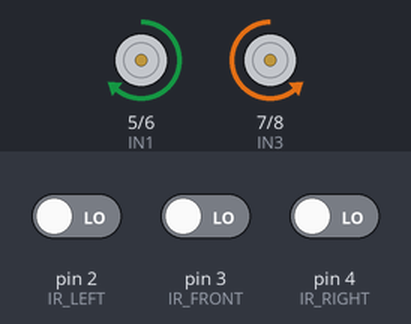
The sketch below on a simulated Arduino Uno, built with avr-gcc and run on an emulated ATmega328P. Parts: motor-driver pin pairs drawn as motors (green arrow = first pin HIGH = forward, orange = second pin HIGH = backward, longer = more drive, scaled by the enable pin). The test bench sets the inputs (shaded band); at power-on: pin 3 (IR_FRONT) LOW, pin 4 (IR_RIGHT) LOW, pin 2 (IR_LEFT) LOW.

Above: at 6.2 s.
6.3 s: pin 3 (IR_FRONT) driven HIGH
At 7.4 s:
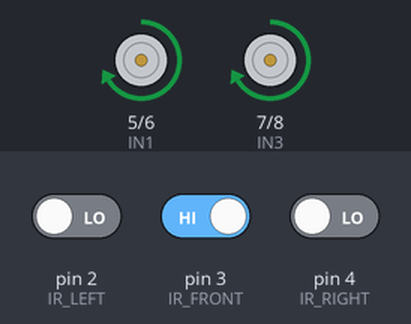
8.0 s: pin 3 (IR_FRONT) driven LOW
At 8.4 s:
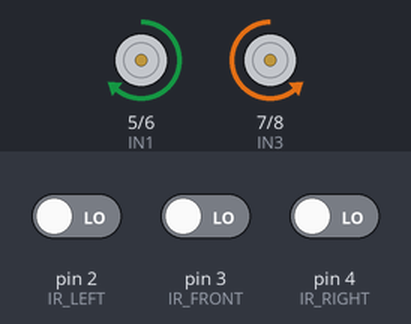
11.0 s: pin 4 (IR_RIGHT) driven HIGH
At 11.15 s:
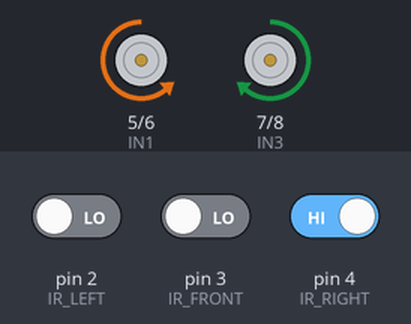
14.0 s: pin 4 (IR_RIGHT) driven LOW
At 14.4 s:
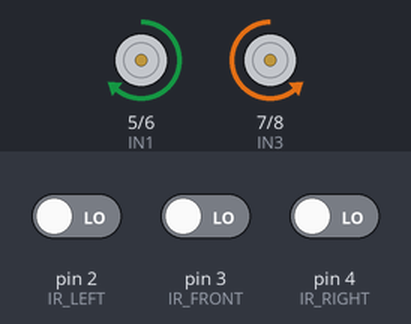
Timing chart, 0 to 17.0 s (numbered marks = the images above; inputs shaded):
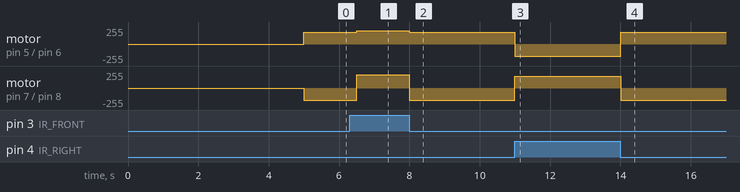

The sketch:

movement.ino
```cpp
#define IR_LEFT 2
#define IR_FRONT 3
#define IR_RIGHT 4

#define IN1 5   // Right motor
#define IN2 6
#define IN3 7   // Left motor
#define IN4 8
#define ENA 10  // Right motor enable
#define ENB 9   // Left motor enable

void setup() {
  pinMode(IR_LEFT, INPUT);
  pinMode(IR_FRONT, INPUT);
  pinMode(IR_RIGHT, INPUT);

  pinMode(IN1, OUTPUT);
  pinMode(IN2, OUTPUT);
  pinMode(IN3, OUTPUT);
  pinMode(IN4, OUTPUT);
  pinMode(ENA, OUTPUT);
  pinMode(ENB, OUTPUT);

  // Startup delay for positioning
  delay(5000);
}

void loop() {
  int left = digitalRead(IR_LEFT);
  int front = digitalRead(IR_FRONT);
  int right = digitalRead(IR_RIGHT);

  // Check if there's no obstacle ahead (front == HIGH)
  if (front == HIGH) {
    moveForward();
  }
  // Front obstacle, right is blocked → turn left
  else if (front == LOW && right == LOW && left == HIGH) {
    turnLeft();
  }
  // Front obstacle, left is blocked → turn right
  else if (front == LOW && left == LOW && right == HIGH) {
    turnRight();
  }
  // All blocked → turn around
  else if (front == LOW && left == LOW && right == LOW) {
    turnAround();
  }
  else {
    stopMotors();
  }
}

// === Motor Control ===

void moveForward() {
  digitalWrite(IN1, HIGH);
  digitalWrite(IN2, LOW);
  digitalWrite(IN3, HIGH);
  digitalWrite(IN4, LOW);
  analogWrite(ENA, 200);
  analogWrite(ENB, 200);
}

void turnLeft() {
  digitalWrite(IN1, HIGH);
  digitalWrite(IN2, LOW);
  digitalWrite(IN3, LOW);
  digitalWrite(IN4, HIGH);
  analogWrite(ENA, 180);
  analogWrite(ENB, 180);
  delay(300);
  stopMotors();
}

void turnRight() {
  digitalWrite(IN1, LOW);
  digitalWrite(IN2, HIGH);
  digitalWrite(IN3, HIGH);
  digitalWrite(IN4, LOW);
  analogWrite(ENA, 180);
  analogWrite(ENB, 180);
  delay(300);
  stopMotors();
}

void turnAround() {
  digitalWrite(IN1, HIGH);
  digitalWrite(IN2, LOW);
  digitalWrite(IN3, LOW);
  digitalWrite(IN4, HIGH);
  analogWrite(ENA, 180);
  analogWrite(ENB, 180);
  delay(500);
  stopMotors();
}

void stopMotors() {
  digitalWrite(IN1, LOW);
  digitalWrite(IN2, LOW);
  digitalWrite(IN3, LOW);
  digitalWrite(IN4, LOW);
  analogWrite(ENA, 0);
  analogWrite(ENB, 0);
}
```

Measured:
- after the input at 6.3 s, motor on pin 5 (IN1) / pin 6 (IN2): forward 180/255 → forward 200/255 after 0.20 s; motor on pin 7 (IN3) / pin 8 (IN4): backward 180/255 → forward 200/255 after 0.20 s
- after the input at 8.0 s, motor on pin 5 (IN1) / pin 6 (IN2): forward 200/255 → forward 180/255 at once; motor on pin 7 (IN3) / pin 8 (IN4): forward 200/255 → backward 180/255 at once
- after the input at 11.0 s, motor on pin 5 (IN1) / pin 6 (IN2): forward 180/255 → backward 180/255 at once; motor on pin 7 (IN3) / pin 8 (IN4): backward 180/255 → forward 180/255 at once
- after the input at 14.0 s, motor on pin 5 (IN1) / pin 6 (IN2): backward 180/255 → forward 180/255 at once; motor on pin 7 (IN3) / pin 8 (IN4): forward 180/255 → backward 180/255 at once
